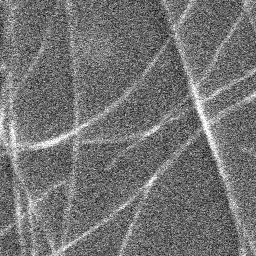
#> input picture 02_80-100s__crop256px_5_5.bmp, 256 x 256 px
$ jupyter execute --allow-errors jupyter-test.ipynb
#> lines starting #> are read from the running program, lines starting #| are printed output that depends on the picture
[cell 1]
from skimage import feature
from skimage.util import img_as_ubyte
import cv2
import numpy as np
import matplotlib.pyplot as plt

[cell 2]
image_raw = cv2.imread('02_80-100s__crop256px_5_5.bmp')
#> image_raw is the input picture: shape (256, 256, 3); min 0, max 255, mean 114.8

[cell 3]
type(image_raw)

[cell 4]
image_gb = cv2.GaussianBlur(image_raw,(5,5), cv2.BORDER_DEFAULT)
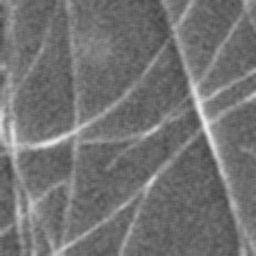
#> image_gb: shape (256, 256, 3); min 62, max 236, mean 114.8

[cell 5]
plt.imshow(image_raw)
plt.show()

#> (a cell that did not finish here is left out)

[cell 7]
from scipy.ndimage import gaussian_filter
from skimage import data
from skimage import img_as_float
from skimage.morphology import reconstruction

[cell 8]
# Convert to float: Important for subtraction later which won't work with uint8
image_f = img_as_float(image_raw)
image = gaussian_filter(image_f, 2.5)

seed = np.copy(image)
seed[1:-1, 1:-1] = image.min()
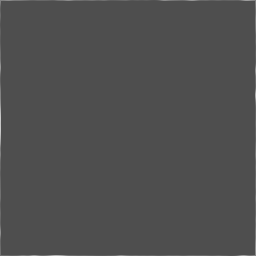
#> seed: shape (256, 256, 3) float64; min 0.306, max 0.792, mean 0.309
mask = image

dilated = reconstruction(seed, mask, method='dilation')
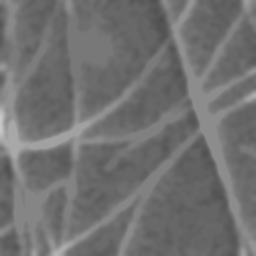
#> dilated: shape (256, 256, 3) float64; min 0.306, max 0.792, mean 0.444

[cell 9]
# filtering regional maxima
fig, (ax0, ax1, ax2) = plt.subplots(nrows=1,
                                    ncols=3,
                                    figsize=(8, 2.5),
                                    sharex=True,
                                    sharey=True)

ax0.imshow(image, cmap='gray')
ax0.set_title('original image')
ax0.axis('off')

ax1.imshow(dilated, vmin=image.min(), vmax=image.max(), cmap='gray')
#ax1.imshow(dilated,vmin=0,vmax=255,cmap='gray')
ax1.set_title('dilated')
ax1.axis('off')
subt=image-dilated
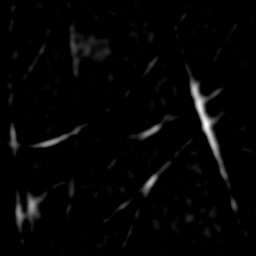
#> subt: shape (256, 256, 3) float64; min 0, max 0.293, mean 0.00592; drawn with min black and max white
ax2.imshow(subt, vmin=subt.min(), vmax=subt.max(), cmap='gray')
ax2.set_title('image - dilated')
ax2.axis('off')

fig.tight_layout()
fig.savefig('image-dilated.png')

[cell 10]
plt.imshow(subt, cmap = 'jet')
plt.show()

[cell 11]
subt_ubyte = img_as_ubyte(subt)
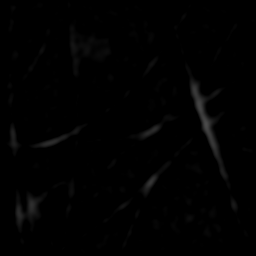
#> subt_ubyte: shape (256, 256, 3); min 0, max 75, mean 1.5

[cell 12]
plt.imshow(subt_ubyte, cmap = 'jet')
plt.show()

[cell 13]
h = image.min()
#> h = 0.306
seed = image - h
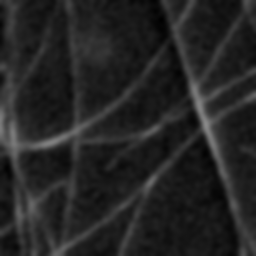
#> seed: shape (256, 256, 3) float64; min 0, max 0.538, mean 0.144
dilated = reconstruction(seed, mask, method='dilation')
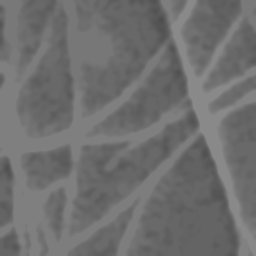
#> dilated: shape (256, 256, 3) float64; min 0.306, max 0.538, mean 0.436
hdome = image - dilated
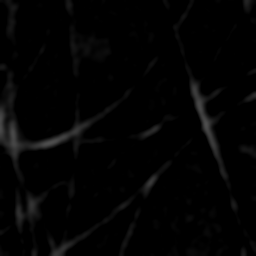
#> hdome: shape (256, 256, 3) float64; min 0, max 0.306, mean 0.0138

[cell 14]
fig, (ax0, ax1, ax2) = plt.subplots(nrows=1, ncols=3, figsize=(8, 2.5))
yslice = 120

ax0.plot(mask[yslice], '0.5', label='mask')
ax0.plot(seed[yslice], 'k', label='seed')
ax0.plot(dilated[yslice], 'r', label='dilated')
ax0.set_ylim(-0.2, 2)
ax0.set_title('image slice')
ax0.set_xticks([])
ax0.legend()

ax1.imshow(dilated, vmin=image.min(), vmax=image.max(), cmap='gray')
ax1.axhline(yslice, color='r', alpha=0.4)
ax1.set_title('dilated')
ax1.axis('off')

ax2.imshow(hdome, cmap='gray')
ax2.axhline(yslice, color='r', alpha=0.4)
ax2.set_title('image - dilated')
ax2.axis('off')

fig.tight_layout()
plt.show()
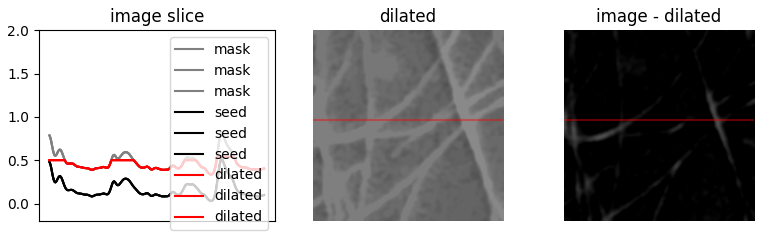
#> figure drawn by matplotlib, 3 panels
